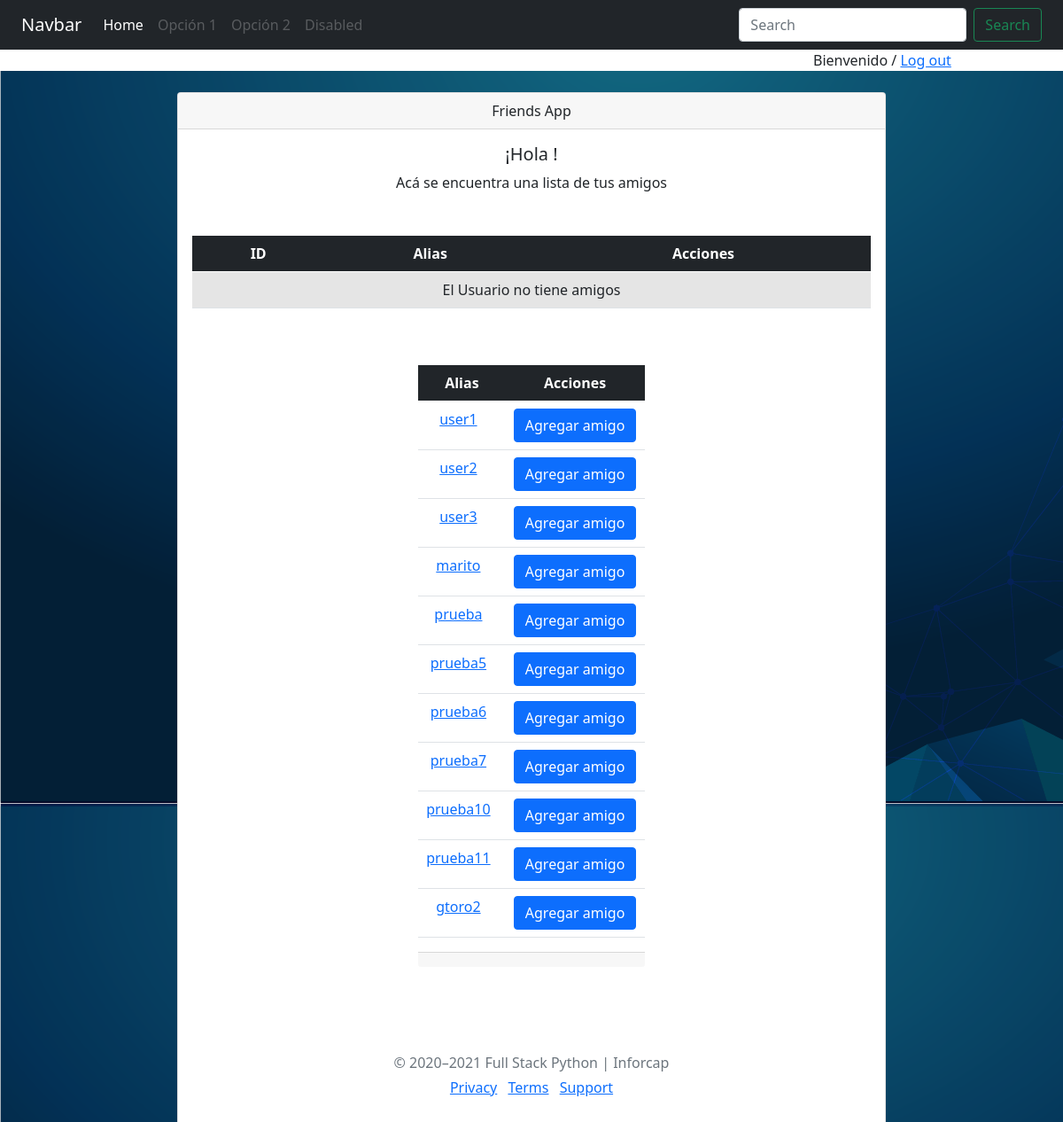
Screenshot of /friends (signed in) with the database file from the repository.
### login_app/models.py (models this page shows)
class Usuario(models.Model):
    name = models.CharField(max_length=55)
    alias = models.CharField(max_length=55)
    fNacimiento = models.DateTimeField()
    created_at = models.DateTimeField(auto_now_add=True)
    updated_at = models.DateTimeField(auto_now=True)
    cuenta = models.ForeignKey(Cuenta, related_name='usuario', on_delete=models.CASCADE)
    objects = UsuarioManager()

### login_app/views.py (the view)
# urls.py: path('friends', views.friend),
def friend(request):
    temp=Usuario.objects.all().exclude(id=request.session['log_id'])
    u1 = Usuario.objects.get(id=request.session['log_id'])
    for user in u1.cuenta.id_cuenta_friends.all():
        temp=temp.exclude(id=user.id)
    context={
        'friend': u1.cuenta.id_cuenta_friends.all(),
        'not_friend': temp
    }
    return render(request, "friends.html",context)

### login_app/templates/friends.html (shortened to what this page needs)
{% extends "index.html" %}
{% block pagina %}
    <div class="row" style="background: white">
        <div class="col-9"></div>
        <div class="col-3"> Bienvenido
            {% block datos %}
            /
            {% endblock %}
            <a href="/logout" class="text-end">Log out</a>
        </div>
    </div>
    {% block sesion %}
    <div class="card text-center col-8 m-auto mt-4">
        <div class="card-header ">
        Friends App
        </div>
    <div class="card-body">
        <h5 class="card-title">¡Hola {{ request.session.log_name}}!</h5>
        <p class="card-text">Acá se encuentra una lista de tus amigos</p>
        <div class="table-responsive col-12 mx-auto mt-5">
        <table class="table table-hover table-inf">
            <thead>
                <tr class="table-dark">
                <th scope="col">ID</th>
                  <th scope="col">Alias</th>
                  <th scope="col">Acciones</th>
                </tr>
            </thead>
            <tbody>
                <tr class="table-active">
                {% ifequal friend|length 0 %}
                <td colspan="3" class="table-active">El Usuario no tiene amigos</td>
{% endifequal %}
                </tr>
            </tbody>
        </table>
    </div>
        <div class="table-responsive col-4 mx-auto mt-5">
        <table class="table table-hover table-inf">
            <thead>
                <tr class="table-dark">
                  <th scope="col">Alias</th>
                  <th scope="col">Acciones</th>
                </tr>
            </thead>
            <tbody>
            {% for person in not_friend %}
                <tr>
                    <td scope="row"><a href="/user/{{ person.id }}" class="text-start me-2">{{ person.alias }} </a></td>
                    <td>
                        <div class="btn-group" role="group" aria-label="Basic mixed styles example">
                                    <a href="/add_friend/{{ person.id }}" class="btn btn-primary">Agregar amigo</a>
                        </div>
                    </td>
                </tr>
                {% endfor %}
            </tbody>
        </table>
    <div class="card-footer text-muted">
    </div>
</div>
{% endblock %}
{% endblock %}

### login_app/static/style_css.css (style rules this page uses)
* { padding: 0; margin: 0; border: 0; }
#fondo { background-image: url("/static/img/imagen1.png"); }

### rows the page displays
Usuario: alias "user1"
Usuario: alias "user2"
Usuario: alias "user3"
Usuario: alias "marito"
Usuario: alias "prueba"
Usuario: alias "prueba5"
Usuario: alias "prueba6"
Usuario: alias "prueba7"
Usuario: alias "prueba10"
Usuario: alias "prueba11"
Usuario: alias "gtoro2"
